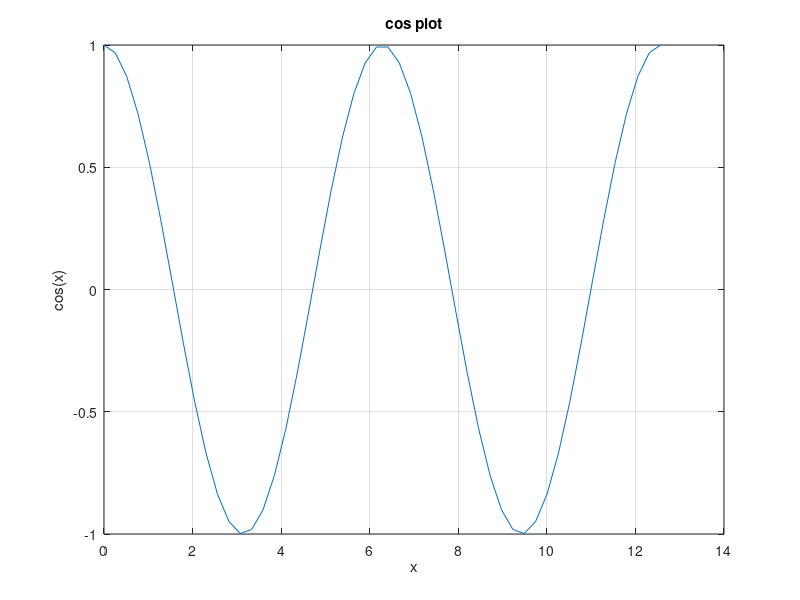

MATLAB code to generate this figure:
function ex_matlab()
x = linspace(0, 4*pi, 50);
y = cos(x);
plot(x,y)
xlabel('x')
ylabel('cos(x)')
title('cos plot')
grid on
save('res.mat','x')
quit
end
